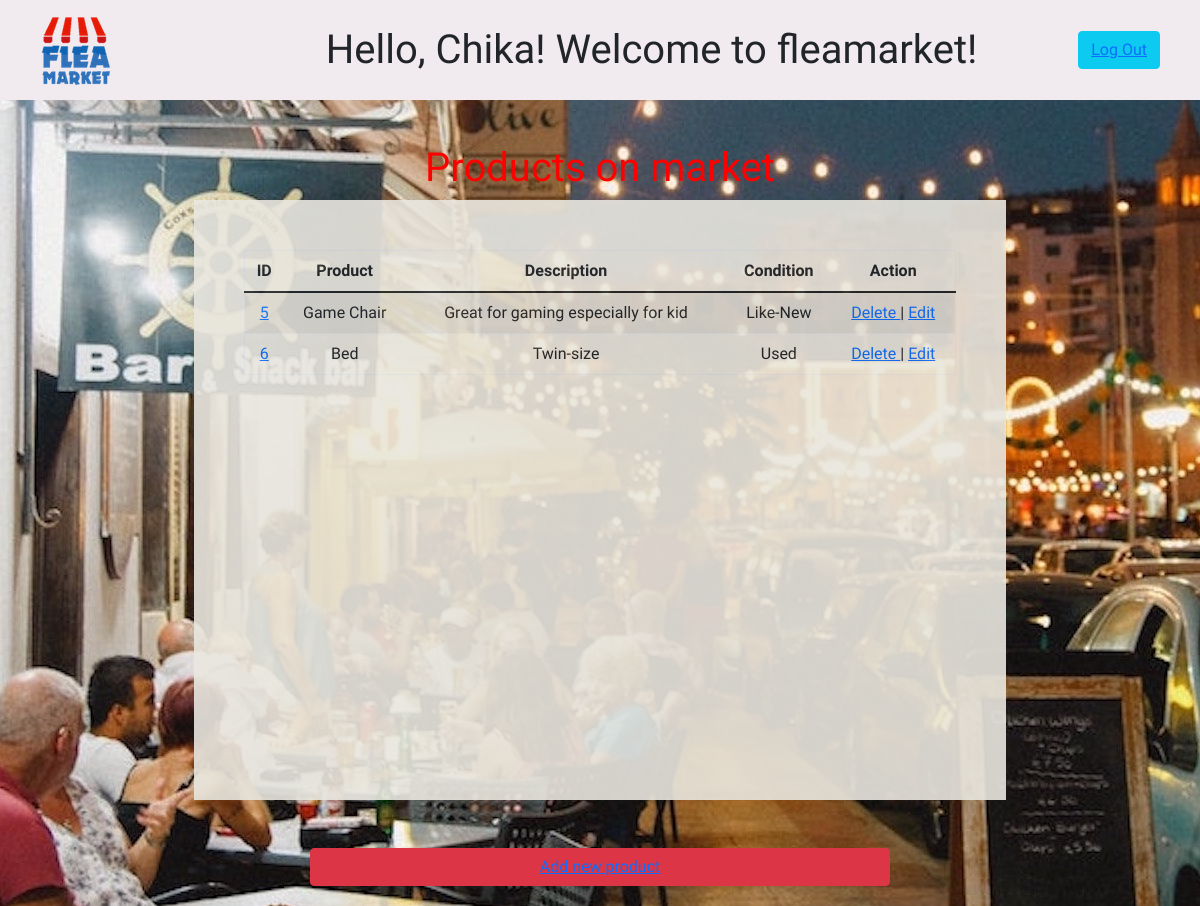
Before: /products (signed in) with the older database file.
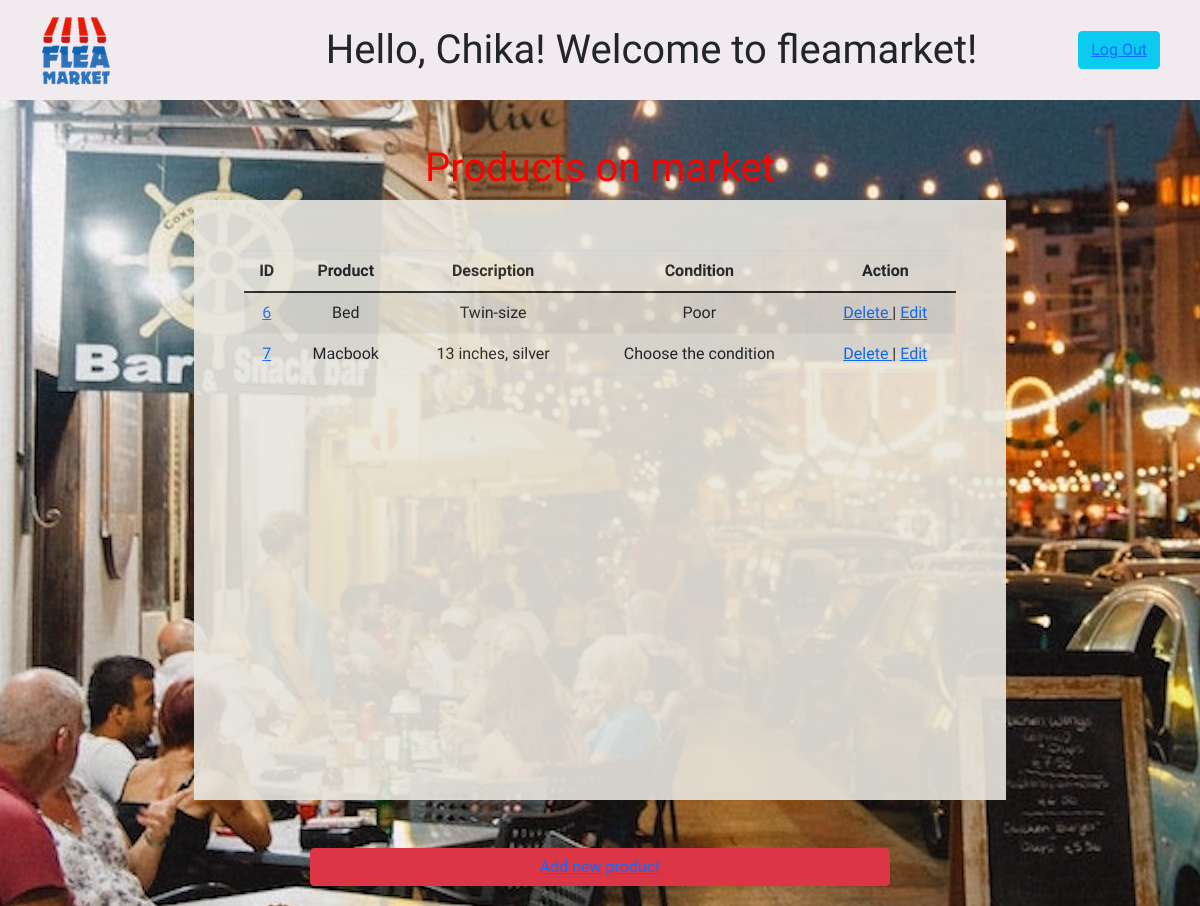
After: the same page with the newer database file.
### koukan_app/models.py (models this page shows)
class User(models.Model):
    first_name = models.CharField(max_length=45)
    last_name = models.CharField(max_length=45)
    email = models.EmailField(unique=True)
    password = models.CharField(max_length=255)
    objects = UserManager()

class Product(models.Model):
    product_name = models.CharField(max_length=45)
    description = models.CharField(max_length=255)
    condition = models.CharField(max_length=255)
    user = models.ForeignKey(User, related_name = "products",on_delete=models.CASCADE)
    created_at = models.DateTimeField(auto_now_add=True)
    updated_at = models.DateTimeField(auto_now=True)
    objects= ProductManager()

### koukan_app/views.py (the view)
# urls.py: path('products', views.products),
def products(request):
    if 'user_id' not in request.session:
        return redirect("/")
    user = User.objects.get(id = request.session['user_id'])
    context = {
		"user": user,
        "products": Product.objects.all()
	}
    return render(request,"dashboard.html",context)

### koukan_app/templates/dashboard.html (shortened to what this page needs)
<!DOCTYPE html>
<html lang="en">
<head>
    <link href="https://cdn.jsdelivr.net/npm/bootstrap@5.1.3/dist/css/bootstrap.min.css" rel="stylesheet">
    {% load static %}
    <link rel="stylesheet" href="{%static 'css/style.css'%}">
</head>
<body>
    <div id="header">
            {% load static %}
            <a href="/products"><img src="{% static "imgs/fleamarket.png" %}" alt="logo"/></a>
            <span style="font-size: 250%">Hello,  {{user.first_name}}! Welcome to fleamarket!</span>
            <button type="button" class="btn btn-info"><a href="/logout">Log Out</a></button>
    </div>
    <div id="wrapper">
        <h1> Products on market</h1>
    <div id="middle-wrapper">
        <table class="table table-striped" border="1">
            <thead>
                <th>ID</th>
                <th>Product</th>
                <th>Description</th>
                <th>Condition</th>
                <th>Action</th>
            </thead>
            <tbody>
            {% for product in products %}
                <tr>
                    <td><a href="products/detail/{{product.id}}">{{ product.id }}</a></td>
                    <td>{{product.product_name}}</td>
                    <td>{{product.description}}</td>
                    <td>{{product.condition}}</td>
                    <td>
                        <a href="products/delete/{{product.id}}"> Delete </a> |
                        <a href="products/edit/{{product.id}}">Edit</a>
                    </td>
                </tr>
            {% endfor %}
            </tbody>
        </table>
    </div>
        <div class="d-grid gap-2 col-6 mx-auto">
            <button type="button" class="btn btn-danger"><a href="/products/new">Add new product</a></button>
        </div>
    </div>
</body>
</html>

### koukan_app/static/css/style.css (style rules this page uses)
* { font-family: 'Arima Madurai', cursive; }
#wrapper { background: url('/static/imgs/market.jpg') no-repeat fixed; min-height: 100vh; width: 100%; margin: auto; display: flex; padding: 20px; flex-direction: column; justify-content: space-around; text-align: center; }
#header { width: 100%; height: 100px; display: flex; flex-direction: row; justify-content: space-between; align-items: center; background-color: rgb(241, 235, 240); padding-left: 40px; padding-right: 40px; }
#middle-wrapper { width: 70%; height: 600px; background-color: rgb(233, 231, 223);opacity:0.9; margin: auto; display: flex; flex-direction: column; justify-content: start; align-items: center; padding:50px; }
h1 { color:red; }

Changed rows visible on the page:
removed Product: id "5", product_name "Game Chair", description "Great for gaming especially for kid", condition "Like-New"
changed Product "Bed": condition "Used" → "Poor"
added Product: id "7", product_name "Macbook", description "13 inches, silver", condition "Choose the condition"
